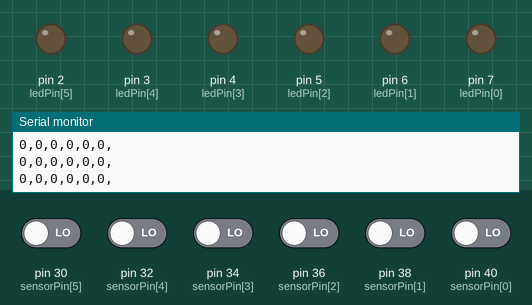
This sketch was run on a simulated Arduino Mega 2560, built with avr-gcc and run on an emulated ATmega2560. Shown: output pins drawn as LEDs (lit = HIGH), the last lines printed to the serial monitor. The test bench sets the inputs (shaded band); at power-on: pin 30 (sensorPin[5]), pin 32 (sensorPin[4]), pin 34 (sensorPin[3]), pin 36 (sensorPin[2]), pin 38 (sensorPin[1]), pin 40 (sensorPin[0]) LOW.

Above: at 1.2 s.
1.3 s: pin 30 (sensorPin[5]) driven HIGH
At 4.07 s:
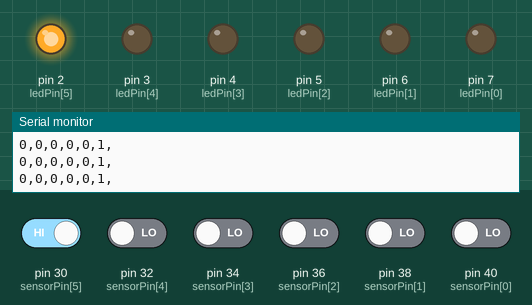
4.3 s: pin 32 (sensorPin[4]) driven HIGH
At 7.2 s:
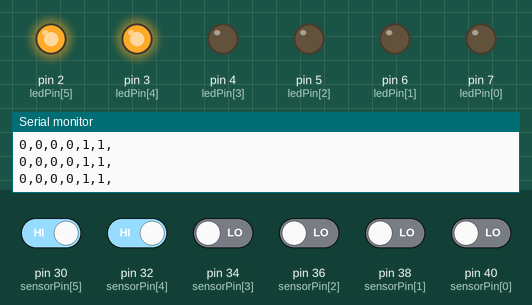
7.3 s: pin 34 (sensorPin[3]) driven HIGH
At 10.1 s:
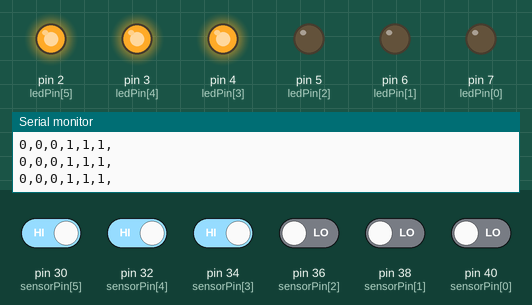
10.3 s: pin 36 (sensorPin[2]) driven HIGH
At 13.09 s:
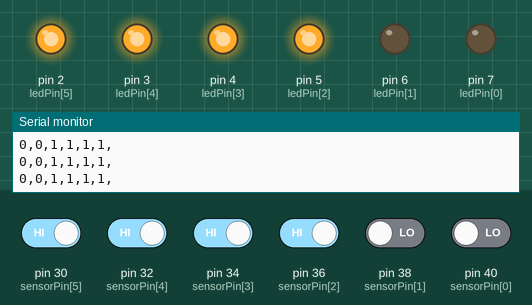
13.3 s: pin 38 (sensorPin[1]) driven HIGH
At 16.08 s:
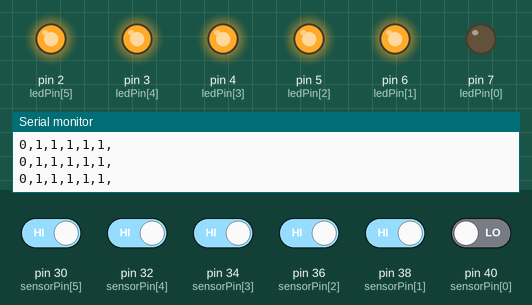
16.3 s: pin 40 (sensorPin[0]) driven HIGH
At 19.3 s:
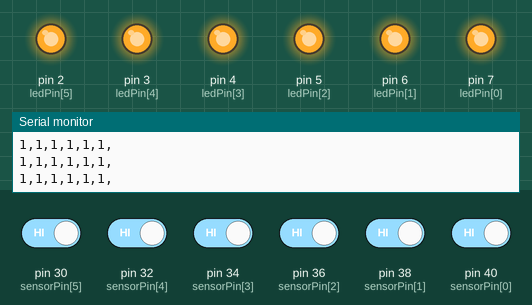
Timing chart, 0 to 20.3 s (numbered marks = the images above; inputs shaded):
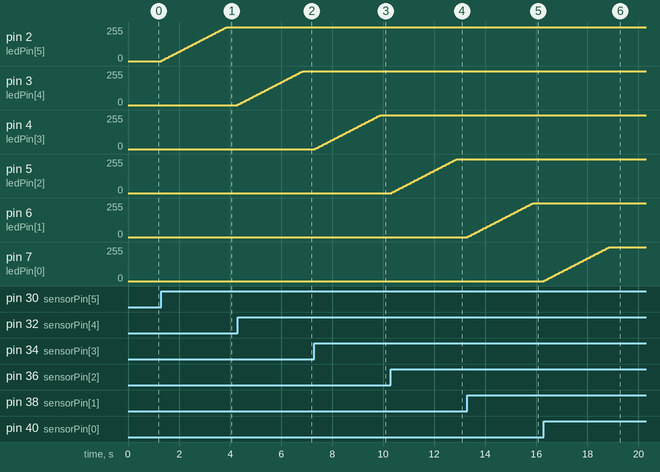

The sketch:

senderSerialAr_4a.ino
```cpp
// (licence header left out)
#include "Arduino.h"
#include "dimmer.h"

#define ARRAY_SIZE 6

int myLed=13;
int timerOn=800;
int timerOff=50;


int ledPin[]={7, 6, 5, 4, 3, 2};
int sensorPin[]={40, 38, 36, 34, 32, 30};
int valSensor[ARRAY_SIZE];
int value[ARRAY_SIZE];


dimmer led[ARRAY_SIZE];


void setup() {
  Serial.begin(115200);
    for (int i=0; i<ARRAY_SIZE; i++) {
          pinMode(ledPin[i], OUTPUT);
    }
    for (int i=0; i<ARRAY_SIZE; i++) {
        pinMode(sensorPin[i], INPUT);
    }

}


void loop() {


    for (int i=0; i<ARRAY_SIZE; i++) {
        led[i].on(ledPin[i], 0, sensorPin[i]);
        value[i]=digitalRead(sensorPin[i]);


    }

    Serial.print(value[0], DEC);
    Serial.print(",");
    Serial.print(value[1], DEC);
    Serial.print(",");
    Serial.print(value[2], DEC);
    Serial.print(",");
    Serial.print(value[3], DEC);
    Serial.print(",");
    Serial.print(value[4], DEC);
    Serial.print(",");
    Serial.print(value[5], DEC);
    Serial.print(",");
    Serial.println();
    delay(50);

}
```

dimmer.cpp
```cpp
// (licence header left out)
// Library header
#include "dimmer.h"

// Code
dimmer::dimmer() {
    valueOn=0;
    valueOff=0;
    interval=10;
    previousMillis=0;
    ledState=LOW;
}

void dimmer::on(int analogPin, int time, int digitalPin){

    int valueButton=digitalRead(digitalPin);

    if (valueButton==HIGH) {

        unsigned long currentMillis=millis();

        if (currentMillis-previousMillis>interval) {
            previousMillis=currentMillis;
            valueOn+=5;
            if (valueOn>=255) {
                valueOn=255;
            }
        }

        analogWrite(analogPin, valueOn);


    }
    else{
        valueOn=0;

        analogWrite(analogPin, valueOff);
    }
}
```

dimmer.h
```cpp
// (licence header left out)
#ifndef dimmer_h
#define dimmer_h

#include "Arduino.h"


class dimmer {

public:
  dimmer();
    int valueOn, valueOff;
    void on(int, int, int);
    long interval;
    long previousMillis;

    boolean ledState;

private:
};

#endif
```

Measured:
- after the input at 1.3 s, pin 2 (ledPin[5]): moves from 0/255 to 255/255 over 2.5 s, starting at once
- after the input at 4.3 s, pin 3 (ledPin[4]): moves from 0/255 to 255/255 over 2.5 s, starting at once
- after the input at 7.3 s, pin 4 (ledPin[3]): moves from 0/255 to 255/255 over 2.5 s, starting after 0.05 s
- after the input at 10.3 s, pin 5 (ledPin[2]): moves from 0/255 to 255/255 over 2.5 s, starting at once
- after the input at 13.3 s, pin 6 (ledPin[1]): moves from 0/255 to 255/255 over 2.5 s, starting at once
- after the input at 16.3 s, pin 7 (ledPin[0]): moves from 0/255 to 255/255 over 2.5 s, starting at once
